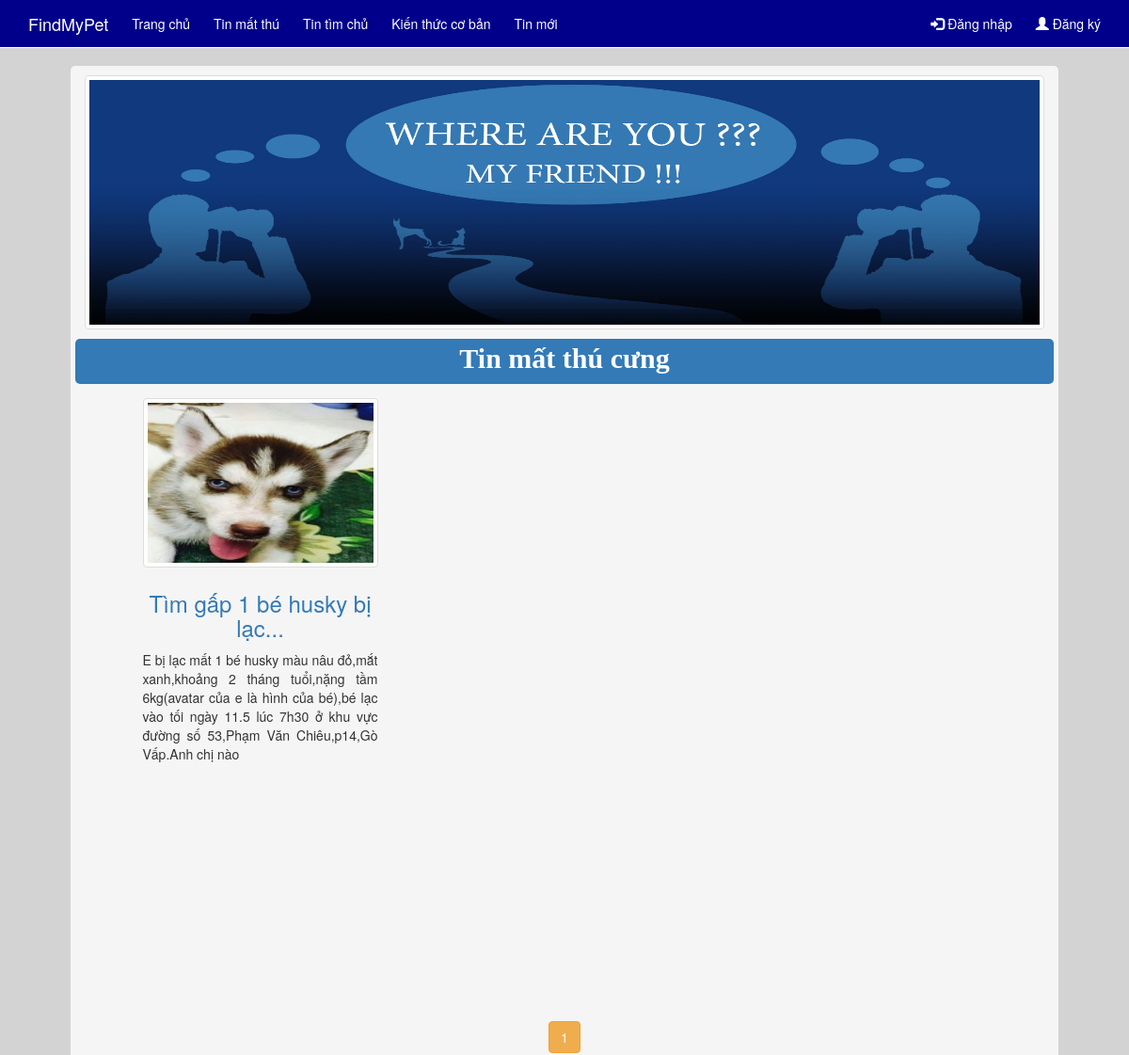
The page /Khach/indexlost.php (upper part) on the database as committed earlier.
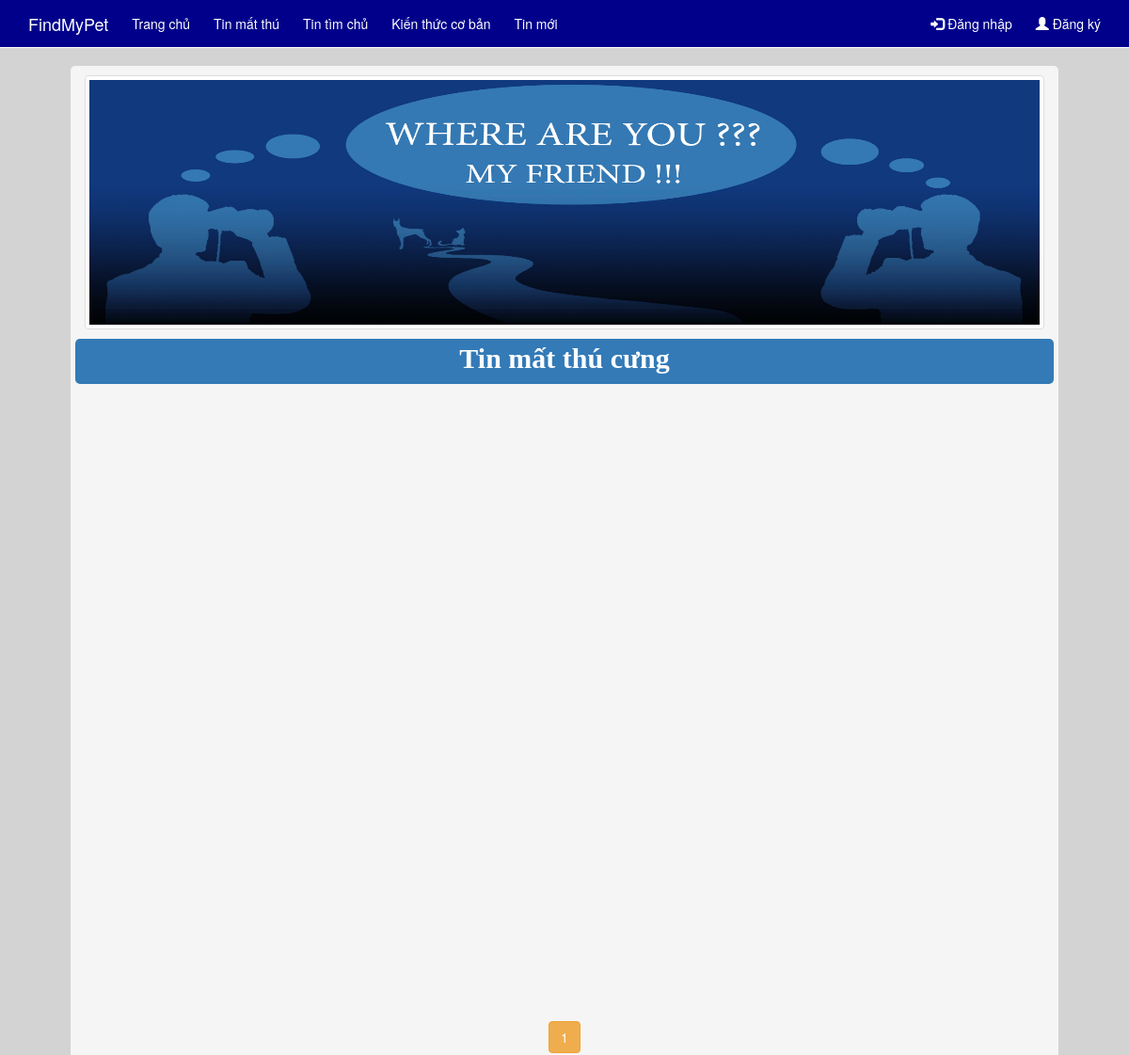
The same page on the database as committed later.
### tables this page shows
CREATE TABLE IF NOT EXISTS `baiviet` (
  `ID` int(11) NOT NULL,
  `TieuDe` varchar(200) NOT NULL,
  `TomTat` varchar(200) NOT NULL,
  `NoiDung` text NOT NULL,
  `HinhAnh` varchar(100) NOT NULL DEFAULT 'logo.gif',
  `TenDN` varchar(55) NOT NULL,
  `IDDanhMuc` int(11) NOT NULL,
  `KiemDuyet` tinyint(1) NOT NULL,
  `NgayDang` date NOT NULL,
  `Loai` varchar(100) NOT NULL,
  `Giong` varchar(100) NOT NULL,
  `DacDiem` text NOT NULL,
  `TinhCach` text NOT NULL,
  `KhaNang` text NOT NULL,
  `NguonGoc` text NOT NULL,
  `TieuChuan` text NOT NULL,
  `Ten` varchar(100) NOT NULL,
  `Mau` varchar(100) NOT NULL,
  `Tuoi` int(11) NOT NULL,
  `DacDiemNhanDang` text NOT NULL
);

### Khach/indexlost.php (the view, shortened to what this page needs)
<html>
<head>
    <link href="../asset/Bootstrap/css/bootstrap.min.css" rel="stylesheet">
    <link href="../css/menu.css" rel="stylesheet">
    <link rel="stylesheet" type="text/css" href="../css/style.css" media="screen" />
	<link rel="stylesheet" type="text/css" href="../asset/slick/slick.css"/>
	<link rel="stylesheet" type="text/css" href="../asset/slick/slick-theme.css"/>
</head>
<body style="background-color: lightgrey;">
	<?php
        include("menu_Khach.php");
    ?>
<div class="container" style="background-color: whitesmoke;width:1050px; border-radius: 5px;padding-bottom: 20px;">
	<img class="img-thumbnail" src="../img/chobannerlost.jpg" alt="banner" style="width:100%; height: 270px;margin-top: 10px;margin-bottom:5px;">
	<br>
        <div class="row">
        <div class="col-xs-12" style="background-color: whitesmoke;padding-top: 5px; min-height:100%">
			<div class="row">
            	<p class="bg-primary" style="margin-right: 5px;margin-left: 5px;font-size: 30px;color:white;font-family: tahoma;text-align: center;border-radius:5px;padding-bottom: 5px;"> <b>Tin mất thú cưng</b> </p>
            </div>
            <?php
				$conn = ConnectDB::connect();
				$sql = "SELECT ID,TieuDe, TomTat,HinhAnh FROM BaiViet WHERE IDDanhMuc = ".TIN_MAT." AND KiemDuyet = ".DA_KIEM_DUYET." ORDER BY ID DESC";
				$row_per_page=9;
				$resultAll = mysqli_query($conn, $sql);
				$rows = $resultAll->num_rows;
				if ($rows>$row_per_page) $page=ceil($rows/$row_per_page);
				else $page=1;
				if(array_key_exists('start',$_GET))
				{
					$start = $_GET['start'];
				}
				else
					$start = 0;
				$sql .= " LIMIT ".$start.",".$row_per_page;
				$result = mysqli_query($conn, $sql);
				if($result->num_rows > 0)
				{
					while($row = $result->fetch_assoc())
					{
						echo "<div class='col-xs-4' align='center' style='height:300px;'>";
							echo "<div class='row' style='height:190px;'><a href='".BASE_URL."Khach/Lost.php?ID=".$row['ID']."'><img class='thumbnail' src='".BASE_URL."img/".$row['HinhAnh']."' style='height:180px;width:250px;margin-top:5px;margin-left: 34px;'></a>";
							echo "</div>";
							echo "<div class='row' style='margin-left: 18px;width:250px;height:100px;'>";
								echo "<a href='".BASE_URL."Khach/Lost.php?ID=".$row['ID']."'><h3>".$row['TieuDe']."</h3></a>";
								echo "<p align='justify'>".$row['TomTat']."</p>";
							echo "</div>";
						echo "</div>";
					}
				}
			?>
	</div>
</div>
<div class="row" align="center" style="margin-bottom:10px">
	<?php
        $page_cr=($start/$row_per_page)+1;
        for($i=1;$i<=$page;$i++)
        {
            if ($page_cr!=$i) echo "<a href='IndexLost.php?start=".$row_per_page*($i-1)."'><button type='button' class='btn btn-success'>".$i."</button></a>";
		 else echo "<button type='button' class='btn btn-warning'>".$i."</button>";
        }
    ?>
</div>
        <br>
        <?php
			include("slidefind.php");
		?>
<?php
	include("footer.php");
?>
</body>
</html>

Rows that differ between the two databases and show on the page:
removed baiviet: HinhAnh (picture), TieuDe "Tìm gấp 1 bé husky bị lạc...", TomTat "E bị lạc mất 1 bé husky màu nâu đỏ,mắt xanh,khoảng 2 tháng tuổi,nặng tầm 6kg(avatar của e là hình của bé),bé lạc vào tối ngày 11.5 lúc 7h30 ở khu vực đường số 53,Phạm Văn Chiêu,p14,Gò Vấp.Anh chị nào"
